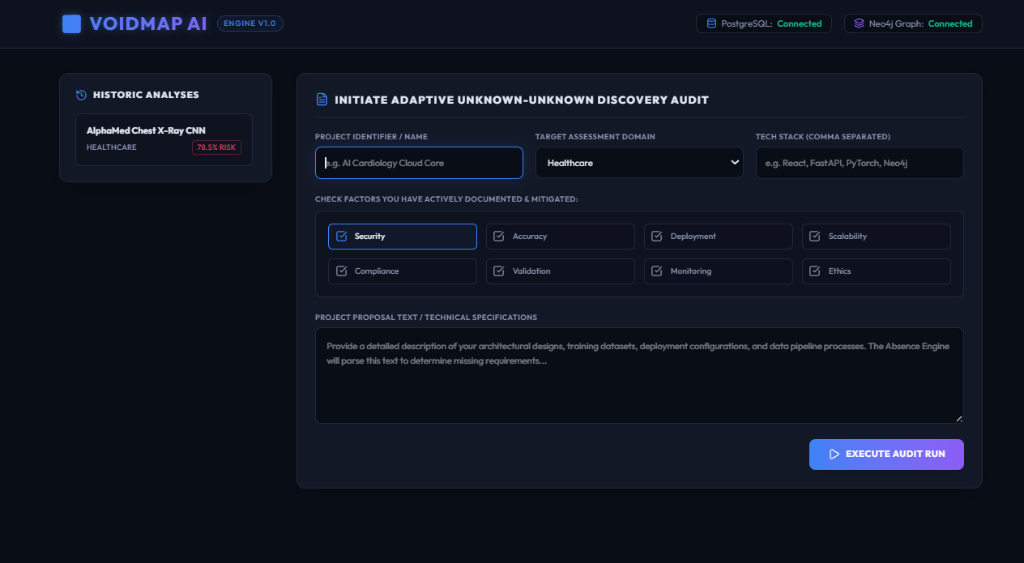
#> input picture docs_images/media__1780372388831.png, 1024 x 563 px, found by its file name; its folder holds 4 pictures in this run
$ python find_layout_rects.py
#> lines starting #> are read from the running program, lines starting #| are printed output that depends on the picture
import os
import numpy as np
from PIL import Image

def analyze_regions(img_path):
    img = Image.open(img_path).convert("L")
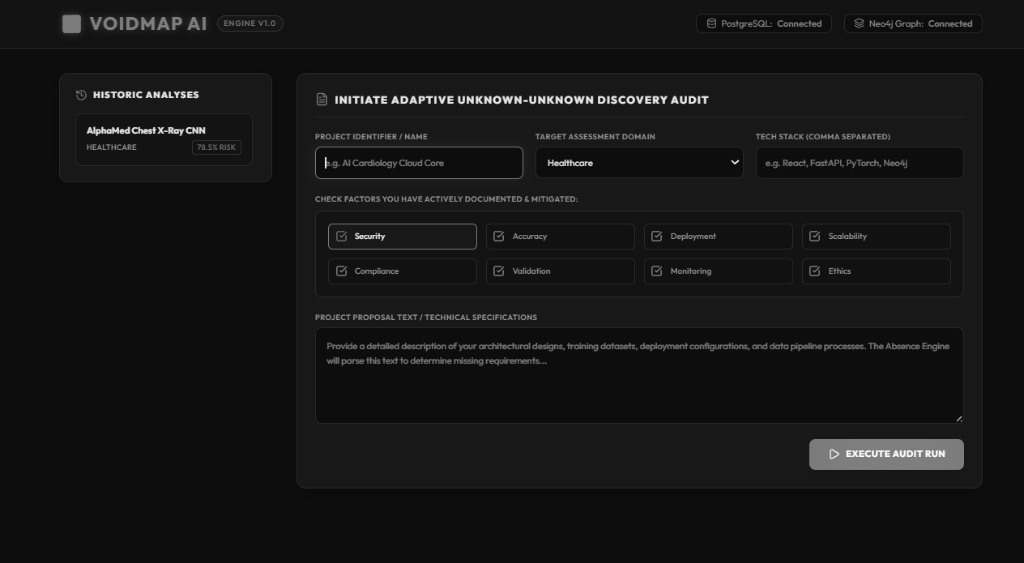
#> img: PIL image 1024x563 L; min 6, max 255, mean 21
    w, h = img.size
#> w = 1024; h = 563
    arr = np.array(img)

    # Check vertical projections to find layout columns
    col_proj = np.mean(arr, axis=0)
#> col_proj = 1024 values, max 31.45 at index 315, min 12.72 at index 295, mean 21.04
    row_proj = np.mean(arr, axis=1)
#> row_proj = 563 values, max 80.8 at index 97, min 11.67 at index 489, mean 21.04

    print(f"\nImage: {os.path.basename(img_path)} ({w}x{h})")
#| Image: media__1780372388831.png (1024x563)
    # Count how many dark/light columns there are
    # For example, in a split pane, there's a strong vertical line or divider
    # Let's look for columns with very low variance
    col_vars = np.var(arr, axis=0)
#> col_vars = 1024 values, max 1288 at index 847, min 2.5 at index 0, mean 405.1
    dividers = np.where(col_vars < 20)[0]
#> dividers = 130 values from 0 to 1023
    print(f"  Low variance columns count: {len(dividers)}")
#|   Low variance columns count: 130
    if len(dividers) > 0:
        print(f"  Dividers at columns: {dividers[:10]}...")
#> (printed output is left out)

    # Let's count potential white/light boxes (inputs) in dark theme
    # Dark theme background is very dark (values < 30).
    # Inputs/cards are slightly lighter or dark, but text is light (values > 200).
    # Let's look at the pixel distribution.
    light_pixels = np.sum(arr > 200)
#> light_pixels = 1594
    print(f"  Light pixels count: {light_pixels} ({light_pixels/(w*h):.2%})")
#|   Light pixels count: 1594 (0.28%)

def main():
    image_dir = r"e:\VoidMap ai\docs_images"
    images = [
        "media__1780372388831.png",
        "media__1780372529488.png",
        "media__1780451055514.png",
        "media__1780451570442.png"
    ]
    for img in images:
        img_path = os.path.join(image_dir, img)
        if os.path.exists(img_path):
            analyze_regions(img_path)
#> pass 2 of the loop in main, `for img in images:`:
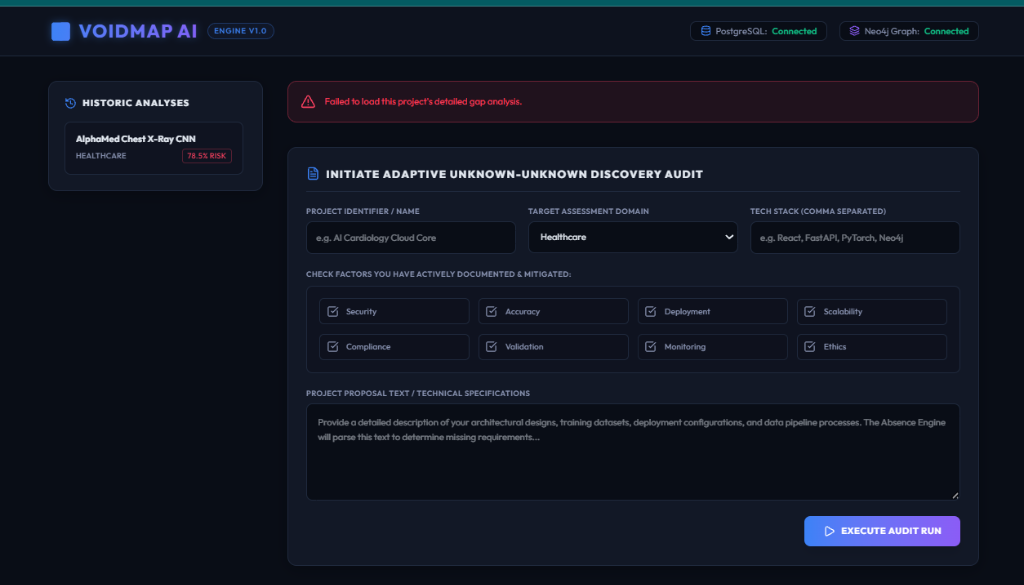
#> input picture docs_images/media__1780372529488.png, 1024 x 585 px, found by its file name
#> in analyze_regions (call 2), `img = Image.open(img_path).convert("L")`:
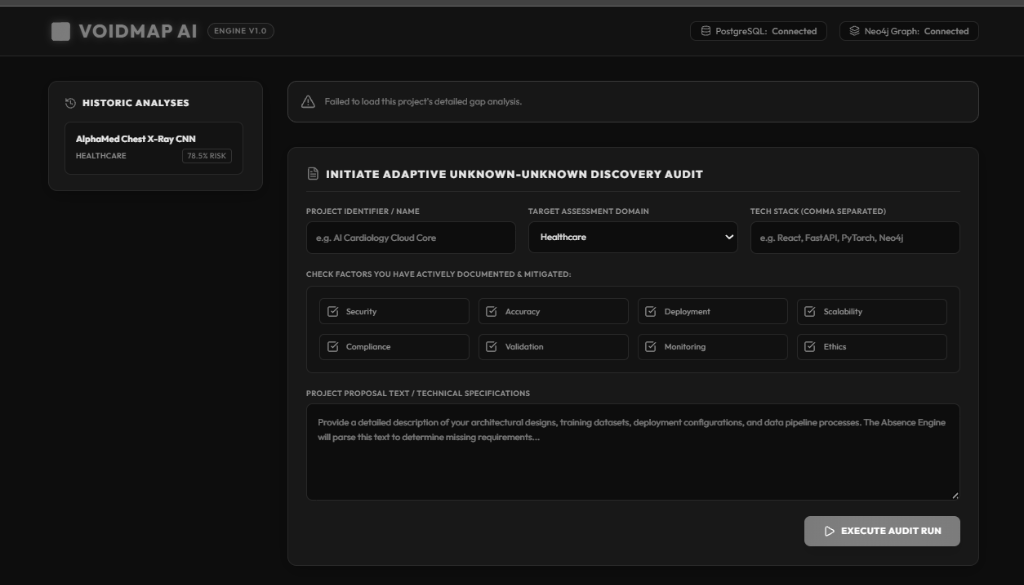
#> img: PIL image 1024x585 L; min 6, max 255, mean 21.9
#> col_proj = 1024 values, max 32.28 at index 978, min 12.73 at index 979, mean 21.94
#> row_proj = 585 values, max 76 at index 5, min 11.65 at index 566, mean 21.94
#| Image: media__1780372529488.png (1024x585)
#> col_vars = 1024 values, max 1166.1 at index 881, min 37.13 at index 0, mean 409.6
#> dividers = empty array
#|   Low variance columns count: 0
#> light_pixels = 1631
#|   Light pixels count: 1631 (0.27%)
#> pass 3 of the loop in main, `for img in images:`:
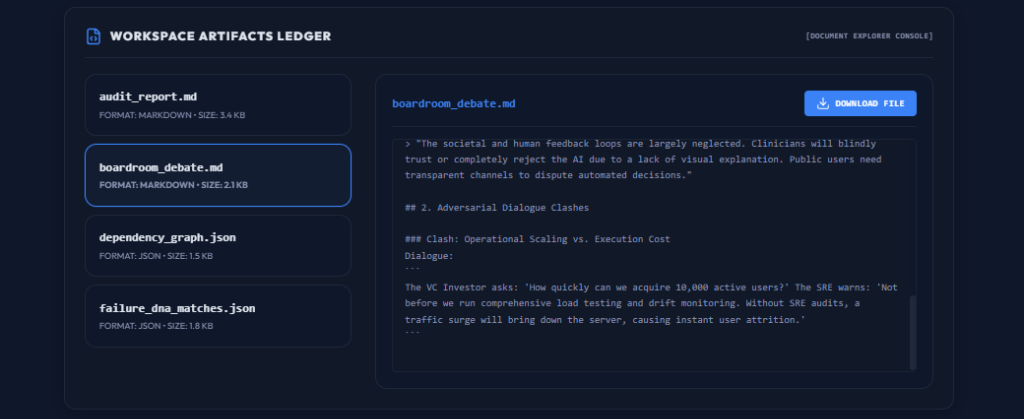
#> input picture docs_images/media__1780451055514.png, 1024 x 419 px, found by its file name
#> in analyze_regions (call 3), `img = Image.open(img_path).convert("L")`:
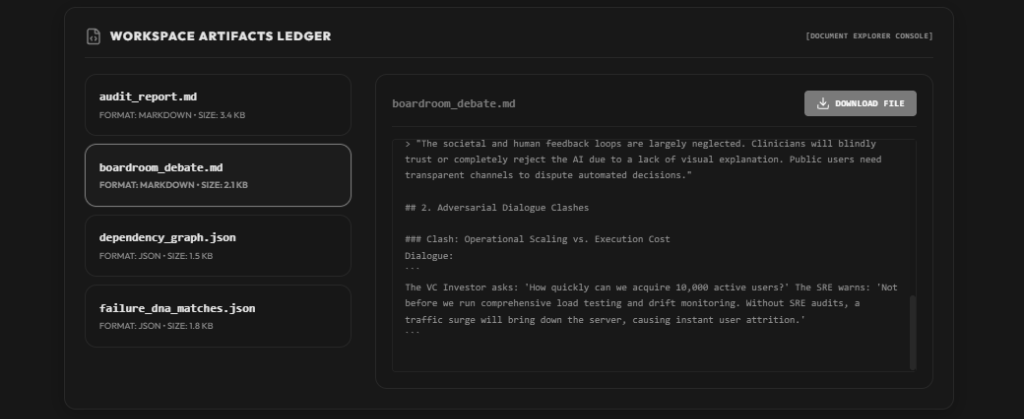
#> img: PIL image 1024x419 L; min 19, max 246, mean 28.3
#> col_proj = 1024 values, max 41.33 at index 127, min 20.18 at index 63, mean 28.31
#> row_proj = 419 values, max 58.05 at index 144, min 19.56 at index 410, mean 28.31
#| Image: media__1780451055514.png (1024x419)
#> col_vars = 1024 values, max 2386.6 at index 130, min 0 at index 0, mean 389.1
#> dividers = 232 values from 0 to 1023
#|   Low variance columns count: 232
#> (printed output is left out)
#> light_pixels = 1259
#|   Light pixels count: 1259 (0.29%)
#> the loop made 4 passes; the first 3 are shown

if __name__ == "__main__":
    main()
